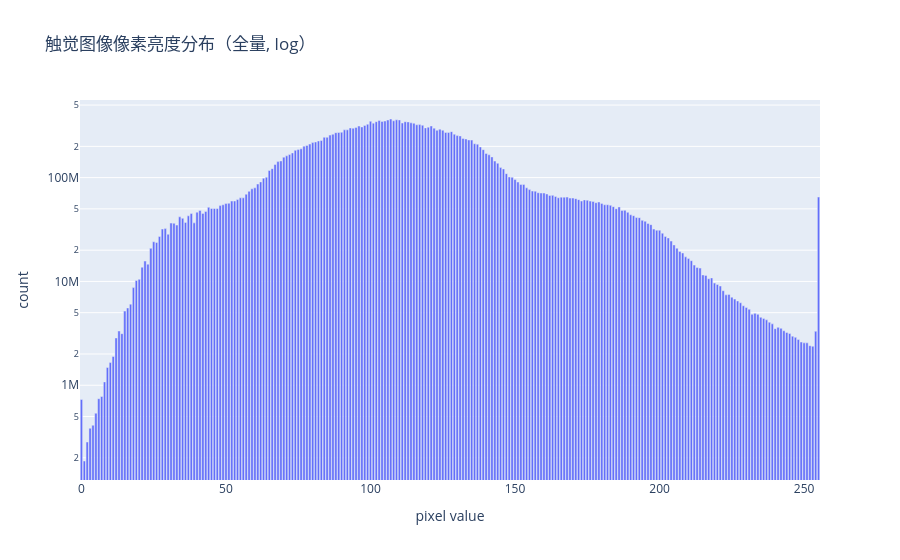

This figure's notebook cell:
### Code cell
fig = go.Figure(go.Bar(x=np.arange(256), y=hist))
fig.update_layout(title="触觉图像像素亮度分布（全量, log）",
                  xaxis_title="pixel value", yaxis_title="count", yaxis_type="log")
fig.show()

### Figure 1 — Plotly figure (JSON) as saved in the notebook; plotly's stock layout.template omitted (floating-point values rounded to 4 significant figures; data arrays with more than 128 entries replaced by an {"elided": "..."} marker saying what was removed)
{"data": [{"type": "bar", "x": {"elided": "256 int values"}, "y": {"elided": "256 int values"}}], "layout": {"title": {"text": "触觉图像像素亮度分布（全量, log）"}, "xaxis": {"title": {"text": "pixel value"}}, "yaxis": {"title": {"text": "count"}, "type": "log"}}}
